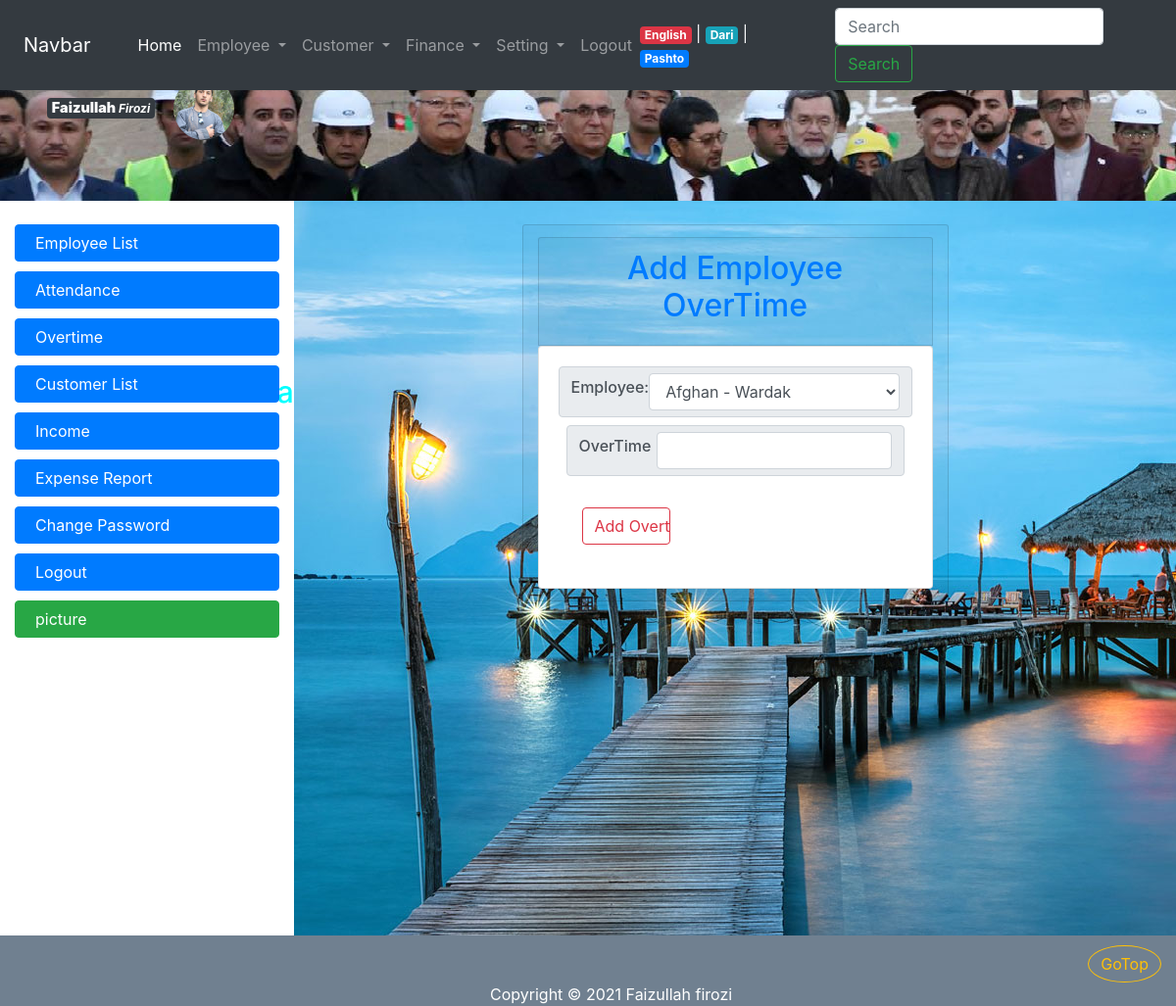
Page /employee_overtime_add.php (signed in) on the committed database.
### tables this page shows
CREATE TABLE IF NOT EXISTS `employee` (
  `employee_id` int(11) NOT NULL AUTO_INCREMENT,
  `firstname` varchar(32) NOT NULL,
  `lastname` varchar(32) NOT NULL,
  `fathername` varchar(32) NOT NULL,
  `gender` tinyint(1) NOT NULL,
  `birth_year` int(11) NOT NULL,
  `nic` varchar(64) NOT NULL,
  `marital_status` tinyint(1) NOT NULL,
  `province_id` int(11) DEFAULT NULL,
  `district` varchar(64) NOT NULL,
  `address` varchar(255) DEFAULT NULL,
  `email` varchar(255) DEFAULT NULL,
  `degree_id` int(11) NOT NULL,
  `photo` varchar(128) DEFAULT NULL,
  `hire_date` date NOT NULL,
  `resign_date` date DEFAULT NULL,
  PRIMARY KEY (`employee_id`),
  UNIQUE KEY `nic` (`nic`),
  UNIQUE KEY `email` (`email`),
  KEY `employee_province_fk` (`province_id`),
  KEY `employee_degree_fk` (`degree_id`)
);

### local/en.php (called while the page is built, shortened)
<?php
$banner_title = " Welcom To Breshna Compani Website ";
$menu_home = "Home";
$menu_employee = "Employee";
$menu_employee_list = "Employee List";
$menu_attendance = "Attendance";
$menu_overtime = "Overtime";
$menu_customer = "Customer";
$menu_finance = "Finance";
$menu_setting = "Setting";
$menu_change_password = "Change Password";
$menu_expense_report = "Expense Report";
$menu_customer_list = "Customer List";
$menu_income = "Income";
$menu_logout = "Logout";
$menu_lang_pashto = "Pashto";
$menu_lang_english = "English";
$menu_lang_dari = "Dari";
?>

### employee_overtime_add.php (the view, shortened to what this page needs)
<?php ob_start(); require_once("top.php"); ?>
<?php require_once("connection.php"); restrict(2,2,9,9); ?>
    <?php
    $employee = mysqli_query($con , "SELECT employee_id, CONCAT(firstname, '  -  ' , lastname) AS employee_name FROM employee ORDER BY firstname ASC , lastname ASC");
    $row_employee = mysqli_fetch_assoc($employee);
    ?>
<div class="card card-header mt-4 col-lg-6 offset-lg-3">
        <div class="card card-header text-center text-primary">
            <h2>
                <span class="glyphicon glyphicon-plus"></span> Add Employee OverTime
                </h2>
        </div>
        <div class="card card-body">
        <form method="post">
        <div class="input-group-text">
           <span class="w-25 h6">
                Employee:</span> <select class="form-control" name="employee_id">
                         <?php do { ?>
                            <option value="<?php echo $row_employee["employee_id"]; ?>"> <?php echo $row_employee["employee_name"]; ?> </option>
                         <?php } while ($row_employee = mysqli_fetch_assoc($employee)); ?>
                </select>
            </div>
            <div class="input-group-text m-2">
           <span class="w-25 h6">
                OverTime Hour:</span>
                         <input maxlength="2" autocomplete="off" type="text" name="over_hour" class="form-control">
            </div>
            <input type="submit" value="Add Overtime" class="btn btn-outline-danger m-4 w-25 ">
        </form>
            </div>
   </div>
<?php require_once("footer.php"); ?>

### top.php (shortened to what this page needs)
<?php
        if(isset($_SESSION["lang"])){
                 require_once($_SESSION["lang"]);
              }
              else {
                  require_once("local/en.php");
              }
?>
<!DOCTYPE html>
<html>
<head>
    <link rel="stylesheet" type="text/css" href="css/bootstrap.min.css">
    <link rel="stylesheet" type="text/css" href="css/bootstrap-grid.min.css">
    <link rel="stylesheet" type="text/css" href="css/bootstrap-reboot.min.css">
    <link  rel="stylesheet" type="text/css" href="cal/calendar-blue2.css"/>
    <link rel="stylesheet" type="text/css" href="css/style.css">
    <link rel="stylesheet" type="text/css" href="sliderengine/amazingslider-1.css">
</head>
<body>
    <div class="container col-lg-12 col-md-12 col-sm-12 col-xs-12">
        <div id="banner" class="row">
            <?php if(isset($_SESSION["login"])) { ?>
                <?php
                $server = "localhost";
                $username = "root";
                $password = "";
                $database = "breshna";
                $con = mysqli_connect($server, $username, $password);
                mysqli_select_db($con,$database);
                $photo = mysqli_query($con, "SELECT photo, firstname, lastname FROM employee WHERE employee_id=". $_SESSION["login"]);
                $row_photo = mysqli_fetch_assoc($photo);
                ?>
                <div class="mx-5 m-4"  >
    <span class="badge badge-dark" >
    <big ><b ><?php echo $row_photo["firstname"]; ?></b></big>
    <i ><?php echo $row_photo["lastname"]; ?></i>
</span>
                    <img class="rounded-circle col-lg-1 co-md-3 col-sm-2 col-xs-3 " src="<?php echo $row_photo["photo"]; ?>"  alt="د برښنا شرکت ویب سایټ ته ښه راغلاست">
                </div>
            <?php } ?>
            <h3 id="bannerh1" class="col-lg-8  col-md-7 col-sm-7 col-xs-12" ><marquee <?php if (isset($_SESSION["lang"]) && $_SESSION["lang"] != "local/en.php"){ echo 'direction="right"';  }; ?> > <?php echo $banner_title; ?> </marquee></h3>
    </div>
       <div id="menu" class="row fixed-top">
       <?php  if(isset($_SESSION["login"])) {  ?>
           <nav class="navbar navbar-expand-lg navbar-dark fixed-top bg-dark col-lg-12 ">
               <a  class="navbar-brand mx-4" href="#">Navbar</a>
               <div class="collapse navbar-collapse mx-3" id="navbarSupportedContent">
                   <ul class="navbar-nav mr-auto">
                       <li class="nav-item active">
                           <a class="nav-link" href="home.php"><?php echo $menu_home; ?><span class="sr-only">(current)</span></a>
                       </li>
                       <li class="nav-item dropdown">
                           <a class="nav-link dropdown-toggle" href="#" id="navbarDropdown" role="button" data-toggle="dropdown" aria-haspopup="true" aria-expanded="false">
                               <?php echo $menu_employee; ?>
                           </a>
                       </li>
                       <li class="nav-item dropdown">
                           <a class="nav-link dropdown-toggle" href="#" id="navbarDropdown" role="button" data-toggle="dropdown" aria-haspopup="true" aria-expanded="false">
                               <?php echo $menu_customer; ?>
                           </a>
                       </li>
                       <li class="nav-item dropdown">
                           <a class="nav-link dropdown-toggle" href="#" id="navbarDropdown" role="button" data-toggle="dropdown" aria-haspopup="true" aria-expanded="false">
                               <?php echo $menu_finance; ?>
                           </a>
                       </li>
                       <li class="nav-item dropdown">
                           <a class="nav-link dropdown-toggle" href="#" id="navbarDropdown" role="button" data-toggle="dropdown" aria-haspopup="true" aria-expanded="false">
                               <?php echo $menu_setting; ?>
                           </a>
                       </li>
                       <li class="nav-item">
                           <a class="nav-link" href="logout.php" ><?php echo $menu_logout; ?></a>
                       </li>
                   </ul>
                       <span class="nav-item text-light mr-5">
                           <a href="switch.php?lang=en" class="badge badge-danger"> <?php echo $menu_lang_english; ?> </a> |
                           <a href="switch.php?lang=dr" class="badge badge-info"> <?php echo $menu_lang_dari; ?> </a> |
                           <a href="switch.php?lang=ps" class="badge badge-primary"> <?php echo $menu_lang_pashto; ?> </a>
                       </span>
                   <form class="form-inline my-2 my-lg-0">
                       <input class="form-control mr-sm-2" type="search" placeholder="Search" aria-label="Search">
                       <button class="btn btn-outline-success my-1 my-sm-0" type="submit">Search</button>
                   </form>
               </div>
           </nav>
        <?php  } ?>
    </div>
    <div id="body" class="row">
        <?php if (isset($_SESSION["login"])) { ?>
        <div id="nav-bar" class="col-lg-3 col-md-3 col-sm-4 col-xs-12">
            <br>
            <a class="btn btn-primary" href="employee_list.php"><span class="glyphicon glyphicon-th-list"></span> <?php echo $menu_employee_list; ?></a>
            <a class="btn btn-primary" href="employee_attendance.php"><span class="glyphicon glyphicon-calendar"></span> <?php echo $menu_attendance; ?></a>
            <a class="btn btn-primary" href="employee_overtime.php"><span class="glyphicon glyphicon-time"></span><?php echo $menu_overtime; ?> </a>
            <a class="btn btn-primary" href="customer_list.php"><span class="glyphicon glyphicon-user"></span><?php echo $menu_customer_list; ?></a>
            <a class="btn btn-primary" href="#"><span class="glyphicon glyphicon-usd"></span><span class="glyphicon glyphicon-chevron-right"></span> <?php echo $menu_income; ?></a>
            <a class="btn btn-primary" href="#"><span class="glyphicon glyphicon-usd"></span><span class="glyphicon glyphicon-chevron-left"></span> <?php echo $menu_expense_report; ?></a>
            <a id="btn" class="btn btn-primary" href="change_password.php"><span class="glyphicon glyphicon-lock"></span> <?php echo $menu_change_password; ?> </a>
            <a id="btn" class="btn btn-primary" href="logout.php"><span class="glyphicon glyphicon-log-out"></span> <?php echo $menu_logout; ?> </a>
            <a class="btn btn-success" href="pic.php"><span class="glyphicon glyphicon-picture"></span> picture </a>
        </div>
        <?php }  ?>
        <?php if (isset($_SESSION["login"])) { ?>
        <div id="content" class="col-lg-9 col-md-9 col-sm-8 col-xs-12">
<?php } else { ?>
            <div id="content" class="col-lg-12 col-md-12 col-sm-12 col-xs-12">
                <?php  } ?>

### css/style.css (style rules this page uses)
* { margin: 0; padding: 0; }
.container { width: 100%; }
#banner { margin-top: 55px; height: 150px; background-image: url(../images/thems/Untitled.png); }
#bannerh1 { font-size: 30px; margin-top: -60px; color: aqua; }
#nav-bar { min-height: 500px; }
#nav-bar a { display: block; margin-bottom: 10px; text-align: left; padding-left: 20px; }
#content { min-height: 750px; background-image: url(../images/thems/img10.jpg); }

### rows in the picture
employee: firstname "Faizullah", lastname "Firozi", photo (picture)

### other values in the picture
$banner_title "Welcom To Breshna Compani Website"
$menu_home "Home"
$menu_employee "Employee"
$menu_customer "Customer"
$menu_finance "Finance"
$menu_setting "Setting"
$menu_logout "Logout"
$menu_lang_english "English"
$menu_lang_dari "Dari"
$menu_lang_pashto "Pashto"
$menu_employee_list "Employee List"
$menu_attendance "Attendance"
$menu_overtime "Overtime"
$menu_customer_list "Customer List"
$menu_income "Income"
